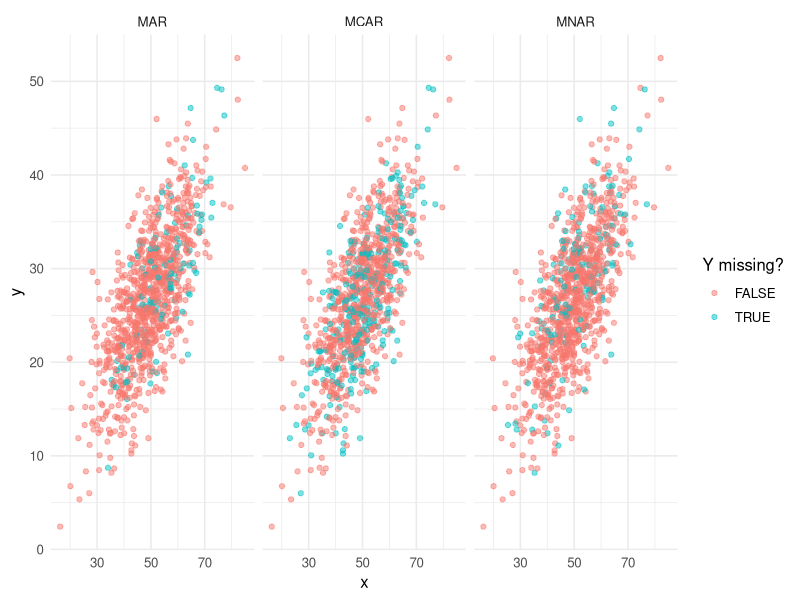
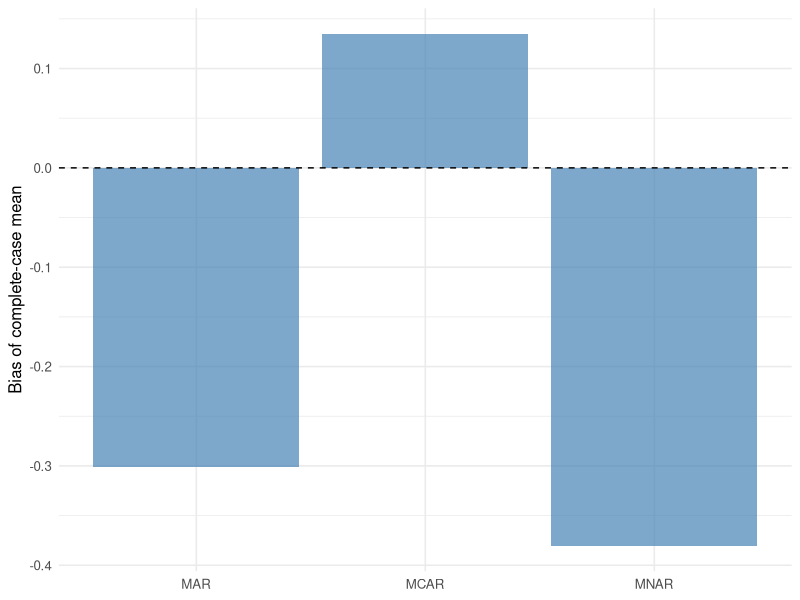

Write the R code that produced these figures, in order.
## ---- chunk 1
#| label: setup
library(tidyverse)
set.seed(42)
theme_set(theme_minimal(base_size = 12))
## ---- chunk 2
n  <- 1000
df <- tibble(
  x = rnorm(n, 50, 10),
  y = 2 + 0.5 * x + rnorm(n, 0, 5)
)

mcar <- df |> mutate(y_obs = if_else(runif(n) < 0.30, NA_real_, y),
                     mech  = "MCAR")
mar  <- df |> mutate(p = plogis(-2 + 0.05 * (x - 50)),
                     y_obs = if_else(runif(n) < p, NA_real_, y),
                     mech  = "MAR")
mnar <- df |> mutate(p = plogis(-2 + 0.05 * (y - mean(y))),
                     y_obs = if_else(runif(n) < p, NA_real_, y),
                     mech  = "MNAR")

all <- bind_rows(
  mcar |> select(mech, x, y, y_obs),
  mar  |> select(mech, x, y, y_obs),
  mnar |> select(mech, x, y, y_obs)
)

all |>
  mutate(missing = is.na(y_obs)) |>
  ggplot(aes(x, y, colour = missing)) +
  geom_point(alpha = 0.5) +
  facet_wrap(~ mech) +
  labs(colour = "Y missing?")
## ---- chunk 3
results <- all |>
  group_by(mech) |>
  summarise(
    truth = mean(y),
    cc    = mean(y_obs, na.rm = TRUE),
    bias  = cc - truth,
    pct_missing = mean(is.na(y_obs)) * 100
  )
results
## ---- chunk 4
#| fig-width: 6
#| fig-height: 3
results |>
  ggplot(aes(mech, bias)) +
  geom_col(alpha = 0.7, fill = "steelblue") +
  geom_hline(yintercept = 0, linetype = "dashed") +
  labs(x = NULL, y = "Bias of complete-case mean")
## ---- chunk 5
sessionInfo()
